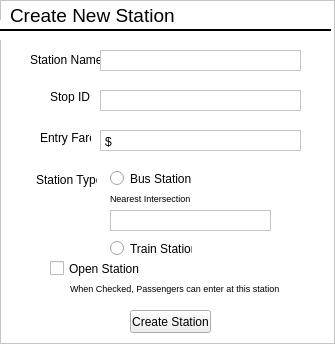
<?xml version="1.0" encoding="UTF-8"?>
<ui version="4.0">
 <class>Frame</class>
 <widget class="QFrame" name="Frame">
  <property name="geometry">
   <rect>
    <x>0</x>
    <y>0</y>
    <width>335</width>
    <height>344</height>
   </rect>
  </property>
  <property name="windowTitle">
   <string>Create New Station</string>
  </property>
  <property name="styleSheet">
   <string notr="true">QFrame {background-color: #ffffff}</string>
  </property>
  <property name="frameShape">
   <enum>QFrame::StyledPanel</enum>
  </property>
  <property name="frameShadow">
   <enum>QFrame::Raised</enum>
  </property>
  <widget class="QLabel" name="label">
   <property name="geometry">
    <rect>
     <x>30</x>
     <y>50</y>
     <width>71</width>
     <height>20</height>
    </rect>
   </property>
   <property name="text">
    <string>Station Name</string>
   </property>
  </widget>
  <widget class="QLabel" name="label_2">
   <property name="geometry">
    <rect>
     <x>50</x>
     <y>90</y>
     <width>47</width>
     <height>13</height>
    </rect>
   </property>
   <property name="text">
    <string>Stop ID</string>
   </property>
  </widget>
  <widget class="QLabel" name="label_3">
   <property name="geometry">
    <rect>
     <x>40</x>
     <y>130</y>
     <width>51</width>
     <height>16</height>
    </rect>
   </property>
   <property name="text">
    <string>Entry Fare</string>
   </property>
  </widget>
  <widget class="QLabel" name="label_4">
   <property name="geometry">
    <rect>
     <x>36</x>
     <y>170</y>
     <width>61</width>
     <height>20</height>
    </rect>
   </property>
   <property name="text">
    <string>Station Type</string>
   </property>
  </widget>
  <widget class="QPlainTextEdit" name="confirmpasswordTextEdit">
   <property name="geometry">
    <rect>
     <x>110</x>
     <y>210</y>
     <width>161</width>
     <height>21</height>
    </rect>
   </property>
   <property name="verticalScrollBarPolicy">
    <enum>Qt::ScrollBarAlwaysOff</enum>
   </property>
  </widget>
  <widget class="QPlainTextEdit" name="usernameTextEdit">
   <property name="geometry">
    <rect>
     <x>100</x>
     <y>50</y>
     <width>201</width>
     <height>21</height>
    </rect>
   </property>
   <property name="verticalScrollBarPolicy">
    <enum>Qt::ScrollBarAlwaysOff</enum>
   </property>
  </widget>
  <widget class="QPlainTextEdit" name="emailaddressTextEdit">
   <property name="geometry">
    <rect>
     <x>100</x>
     <y>90</y>
     <width>201</width>
     <height>21</height>
    </rect>
   </property>
   <property name="verticalScrollBarPolicy">
    <enum>Qt::ScrollBarAlwaysOff</enum>
   </property>
  </widget>
  <widget class="QPlainTextEdit" name="passwordTextEdit">
   <property name="geometry">
    <rect>
     <x>100</x>
     <y>130</y>
     <width>201</width>
     <height>21</height>
    </rect>
   </property>
   <property name="verticalScrollBarPolicy">
    <enum>Qt::ScrollBarAlwaysOff</enum>
   </property>
   <property name="plainText">
    <string>$</string>
   </property>
  </widget>
  <widget class="QRadioButton" name="radioButton">
   <property name="geometry">
    <rect>
     <x>110</x>
     <y>170</y>
     <width>82</width>
     <height>17</height>
    </rect>
   </property>
   <property name="text">
    <string>Bus Station</string>
   </property>
  </widget>
  <widget class="QLabel" name="label_5">
   <property name="geometry">
    <rect>
     <x>110</x>
     <y>190</y>
     <width>101</width>
     <height>16</height>
    </rect>
   </property>
   <property name="font">
    <font>
     <pointsize>7</pointsize>
    </font>
   </property>
   <property name="text">
    <string>Nearest Intersection</string>
   </property>
  </widget>
  <widget class="QRadioButton" name="radioButton_2">
   <property name="geometry">
    <rect>
     <x>110</x>
     <y>240</y>
     <width>82</width>
     <height>17</height>
    </rect>
   </property>
   <property name="text">
    <string>Train Station</string>
   </property>
  </widget>
  <widget class="QCheckBox" name="checkBox">
   <property name="geometry">
    <rect>
     <x>50</x>
     <y>260</y>
     <width>91</width>
     <height>17</height>
    </rect>
   </property>
   <property name="text">
    <string>Open Station</string>
   </property>
  </widget>
  <widget class="QLabel" name="label_6">
   <property name="geometry">
    <rect>
     <x>70</x>
     <y>280</y>
     <width>221</width>
     <height>16</height>
    </rect>
   </property>
   <property name="font">
    <font>
     <pointsize>7</pointsize>
    </font>
   </property>
   <property name="text">
    <string>When Checked, Passengers can enter at this station</string>
   </property>
  </widget>
  <widget class="QPushButton" name="pushButton">
   <property name="geometry">
    <rect>
     <x>130</x>
     <y>310</y>
     <width>81</width>
     <height>23</height>
    </rect>
   </property>
   <property name="text">
    <string>Create Station</string>
   </property>
  </widget>
  <widget class="Line" name="line">
   <property name="windowModality">
    <enum>Qt::ApplicationModal</enum>
   </property>
   <property name="geometry">
    <rect>
     <x>0</x>
     <y>20</y>
     <width>331</width>
     <height>20</height>
    </rect>
   </property>
   <property name="maximumSize">
    <size>
     <width>16777215</width>
     <height>16777215</height>
    </size>
   </property>
   <property name="font">
    <font>
     <pointsize>8</pointsize>
    </font>
   </property>
   <property name="mouseTracking">
    <bool>true</bool>
   </property>
   <property name="autoFillBackground">
    <bool>false</bool>
   </property>
   <property name="styleSheet">
    <string notr="true">Line {backgournd-color: none;}</string>
   </property>
   <property name="frameShadow">
    <enum>QFrame::Plain</enum>
   </property>
   <property name="lineWidth">
    <number>2</number>
   </property>
   <property name="orientation">
    <enum>Qt::Horizontal</enum>
   </property>
  </widget>
  <widget class="QLabel" name="frameLabelTop">
   <property name="geometry">
    <rect>
     <x>10</x>
     <y>0</y>
     <width>211</width>
     <height>31</height>
    </rect>
   </property>
   <property name="font">
    <font>
     <pointsize>14</pointsize>
    </font>
   </property>
   <property name="autoFillBackground">
    <bool>false</bool>
   </property>
   <property name="styleSheet">
    <string notr="true">QLabel {background-color: transparent}</string>
   </property>
   <property name="text">
    <string>Create New Station</string>
   </property>
  </widget>
 </widget>
 <resources/>
 <connections/>
</ui>
